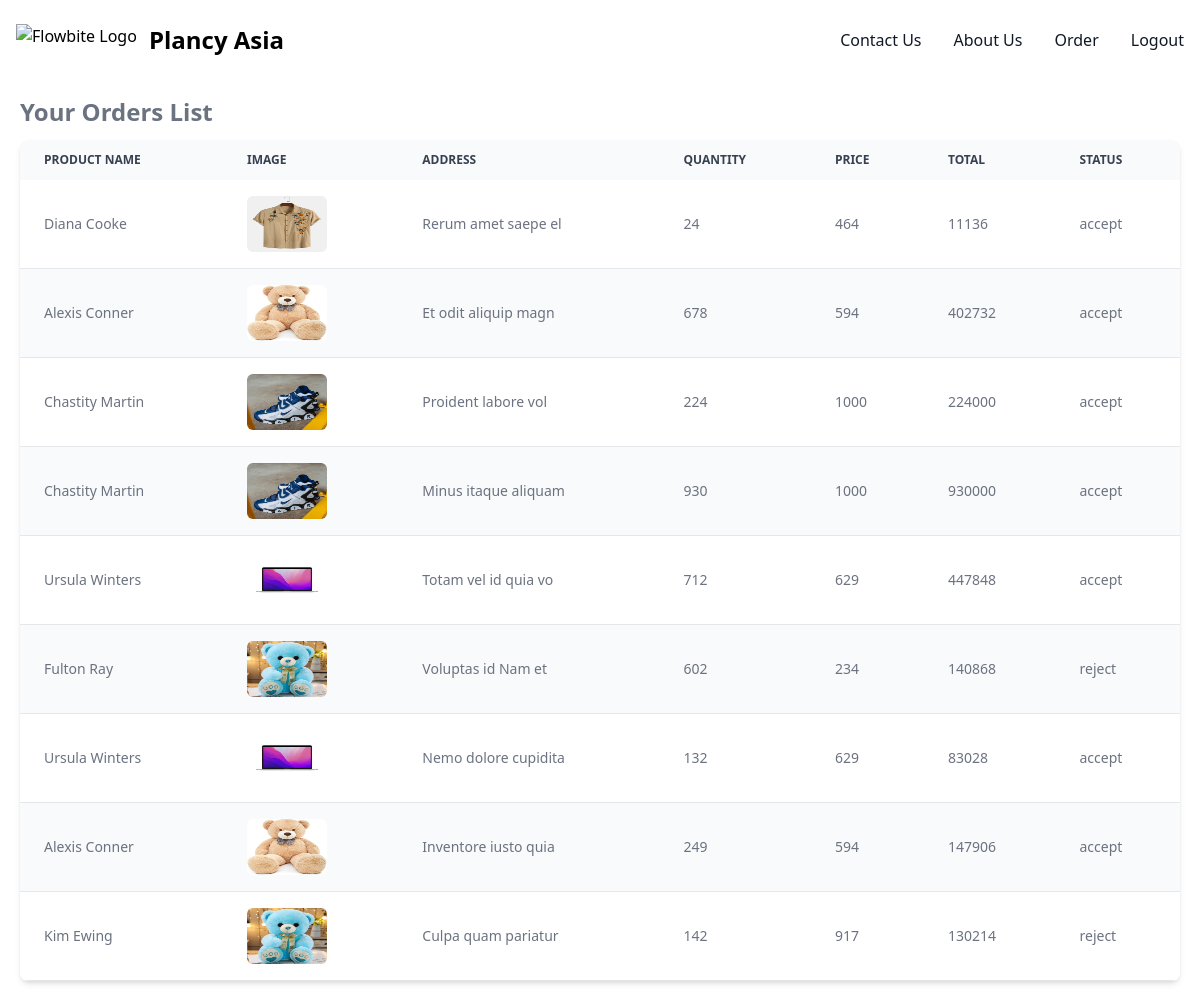
Screenshot of /order.php (signed in) with the database file from the repository.
### tables this page shows
CREATE TABLE `orders` (
  `id` int(11) NOT NULL,
  `user_id` int(11) NOT NULL,
  `qty` int(11) NOT NULL,
  `total` int(11) NOT NULL,
  `address` varchar(200) NOT NULL,
  `stautus` enum('pending','accept','reject') NOT NULL DEFAULT 'pending',
  `product_name` varchar(2000) NOT NULL,
  `price` int(200) NOT NULL,
  `image` varchar(200) NOT NULL
);

### order.php (the view, shortened to what this page needs)
<?php
include './config.php';
$user_id = $_SESSION['user_id'];
$sql = "SELECT * FROM orders WHERE user_id = :user_id";
$stmt = $pdo->prepare($sql);
$stmt->bindParam(':user_id', $user_id, PDO::PARAM_INT);
$stmt->execute();
$orders = $stmt->fetchAll(PDO::FETCH_ASSOC);
?>
<div class=" p-5 mt-16">
    <h1 class="py-3 text-gray-500 text-2xl font-semibold">Your Orders List</h1>
<div class="relative overflow-x-auto shadow-md sm:rounded-lg ">
    <table class="w-full text-sm text-left rtl:text-right text-gray-500 dark:text-gray-400">
        <thead class="text-xs text-gray-700 uppercase bg-gray-50 dark:bg-gray-700 dark:text-gray-400">
            <tr>
                <th scope="col" class="px-6 py-3">
                    Product name
                </th>
                <th scope="col" class="px-6 py-3">
                    Image
                </th>
                <th scope="col" class="px-6 py-3">
                    Address
                </th>
                <th scope="col" class="px-6 py-3">
                    Quantity
                </th>
                <th scope="col" class="px-6 py-3">
                    Price
                </th>
                <th scope="col" class="px-6 py-3">
                    Total
                </th>
                <th scope="col" class="px-6 py-3">
                    Status
                </th>
            </tr>
        </thead>
        <tbody>
        <?php foreach ($orders as $order): ?>
            <tr class="odd:bg-white odd:dark:bg-gray-900 even:bg-gray-50 even:dark:bg-gray-800 border-b dark:border-gray-700">
                <td class="px-6 py-4"><?=$order['product_name']?></td>
                <td class="px-6 py-4"><img class=" w-20 h-14 rounded-md" src="<?='./uploads/' . $order['image']?>" alt=""></td>
                <td class="px-6 py-4"><?=$order['address']?></td>
                <td class="px-6 py-4"><?=$order['qty']?></td>
                <td class="px-6 py-4"><?=$order['price']?></td>
                <td class="px-6 py-4"><?=$order['total']?></td>
                <td class="px-6 py-4"><?=$order['stautus']?></td>
            </tr>
        <?php endforeach;?>
        </tbody>
    </table>
</div>
</div>
<?php
$content = ob_get_clean();
include './clientLayout.php';
?>

### clientLayout.php (shortened to what this page needs)
<!DOCTYPE html>
<html lang="en">
<head>
    <script src="https://cdn.tailwindcss.com"></script>
    <link rel="stylesheet" href="https://cdnjs.cloudflare.com/ajax/libs/font-awesome/6.6.0/css/all.min.css" />
</head>
<body>
    <nav class="bg-white border-gray-200 dark:bg-gray-900 fixed top-0 z-[99] w-full py-2">
        <div class="max-w-screen-xl flex flex-wrap items-center justify-between mx-auto p-4">
            <a href="./index.php" class="flex items-center space-x-3 rtl:space-x-reverse">
                <img src="https://flowbite.com/docs/images/logo.svg" class="h-8" alt="Flowbite Logo" />
                <span class="self-center text-2xl font-semibold whitespace-nowrap dark:text-white">Plancy Asia</span>
            </a>
            <div class="hidden w-full md:block md:w-auto" id="navbar-default">
                <ul class="font-medium flex flex-col items-center p-4 md:p-0 mt-4 border border-gray-100 rounded-lg bg-gray-50 md:flex-row md:space-x-8 rtl:space-x-reverse md:mt-0 md:border-0 md:bg-white dark:bg-gray-800 md:dark:bg-gray-900 dark:border-gray-700">
                <li>
                <a href="./contact.php" class="block  py-2 px-3  text-gray-900 rounded hover:bg-gray-100 md:hover:bg-transparent md:border-0 md:hover:text-blue-700 md:p-0 dark:text-white md:dark:hover:text-blue-500 dark:hover:bg-gray-700 dark:hover:text-white md:dark:hover:bg-transparent ">Contact Us
                </a>
                </li>
                <li>
                <a href="./about.php" class="block  py-2 px-3  text-gray-900 rounded hover:bg-gray-100 md:hover:bg-transparent md:border-0 md:hover:text-blue-700 md:p-0 dark:text-white md:dark:hover:text-blue-500 dark:hover:bg-gray-700 dark:hover:text-white md:dark:hover:bg-transparent ">About Us
                </a>
                </li>
                    <li>
                        <a href="./order.php" class="block  py-2 px-3  text-gray-900 rounded hover:bg-gray-100 md:hover:bg-transparent md:border-0 md:hover:text-blue-700 md:p-0 dark:text-white md:dark:hover:text-blue-500 dark:hover:bg-gray-700 dark:hover:text-white md:dark:hover:bg-transparent ">Order
                        </a>
                        <?php
if (isset($_SESSION['user_id'])) {
    echo '<li>
                            <form action="" method="post">
                                <button type="submit" name="logout" class="block py-2 px-3 text-gray-900 rounded hover:bg-gray-100 md:hover:bg-transparent md:border-0 md:hover:text-blue-700 md:p-0 dark:text-white md:dark:hover:text-blue-500 dark:hover:bg-gray-700 dark:hover:text-white md:dark:hover:bg-transparent ">Logout</button>
                            </form>
                        </li>';
} else {
    echo '<li>
                            <a href="./login.php" class="block py-2 px-3 text-gray-900 rounded hover:bg-gray-100 md:hover:bg-transparent md:border-0 md:hover:text-blue-700 md:p-0 dark:text-white md:dark:hover:text-blue-500 dark:hover:bg-gray-700 dark:hover:text-white md:dark:hover:bg-transparent ">Login</a>
                        </li>';
}
?>
                </ul>
            </div>
        </div>
    </nav>
    <?php echo $content; ?>
</body>
</html>

### rows the page displays
orders: product_name "Diana Cooke", image (picture), address "Rerum amet saepe el", qty "24", price "464", total "11136", stautus "accept"
orders: product_name "Alexis Conner", image (picture), address "Et odit aliquip magn", qty "678", price "594", total "402732", stautus "accept"
orders: product_name "Chastity Martin", image (picture), address "Proident labore vol", qty "224", price "1000", total "224000", stautus "accept"
orders: product_name "Chastity Martin", image (picture), address "Minus itaque aliquam", qty "930", price "1000", total "930000", stautus "accept"
orders: product_name "Ursula Winters", image (picture), address "Totam vel id quia vo", qty "712", price "629", total "447848", stautus "accept"
orders: product_name "Fulton Ray", image (picture), address "Voluptas id Nam et", qty "602", price "234", total "140868", stautus "reject"
orders: product_name "Ursula Winters", image (picture), address "Nemo dolore cupidita", qty "132", price "629", total "83028", stautus "accept"
orders: product_name "Alexis Conner", image (picture), address "Inventore iusto quia", qty "249", price "594", total "147906", stautus "accept"
orders: product_name "Kim Ewing", image (picture), address "Culpa quam pariatur", qty "142", price "917", total "130214", stautus "reject"
